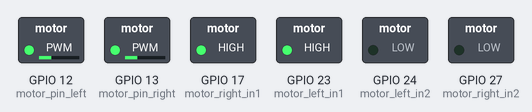
This program was run on a simulated Raspberry Pi (BCM pin numbers). Parts: switched loads named in the program (green lamp = pin HIGH). At 6.0 s the program stops and its outputs stay as they are.

Above: at 0.1 s.
At 3.1 s:
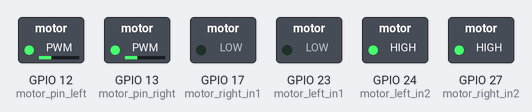
At 6.1 s:
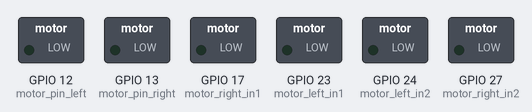
Timing chart, 0 to 7.5 s (numbered marks = the images above):
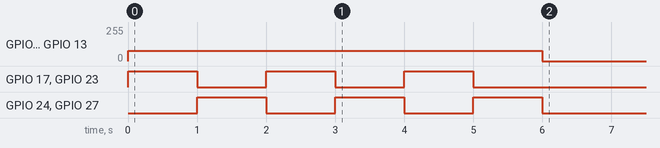

The program:

motor_pwm_clockwise_and_counter.py
```python
#!/usr/bin/python
import RPi.GPIO as GPIO
import time

GPIO.setmode(GPIO.BCM)

motor_pin_right = 13 #12
motor_right_in1 = 17 #23
motor_right_in2 = 27 #24
GPIO.setup(motor_pin_right, GPIO.OUT)
GPIO.setup(motor_right_in1, GPIO.OUT)
GPIO.setup(motor_right_in2, GPIO.OUT)

motor_pin_left = 12
motor_left_in1 = 23
motor_left_in2 = 24
GPIO.setup(motor_pin_left, GPIO.OUT)
GPIO.setup(motor_left_in1, GPIO.OUT)
GPIO.setup(motor_left_in2, GPIO.OUT)

servo_left = GPIO.PWM(motor_pin_left, 50)
servo_right = GPIO.PWM(motor_pin_right, 50)
servo_right.start(0)
servo_left.start(0)

for i in range(3):
    GPIO.output(motor_right_in1, GPIO.HIGH)
    GPIO.output(motor_right_in2, GPIO.LOW)
    servo_right.ChangeDutyCycle(30)
    GPIO.output(motor_left_in1, GPIO.HIGH)
    GPIO.output(motor_left_in2, GPIO.LOW)
    servo_left.ChangeDutyCycle(30)
    time.sleep(1)

    GPIO.output(motor_right_in1, GPIO.LOW)
    GPIO.output(motor_right_in2, GPIO.HIGH)
    servo_right.ChangeDutyCycle(30)
    GPIO.output(motor_left_in1, GPIO.LOW)
    GPIO.output(motor_left_in2, GPIO.HIGH)
    servo_left.ChangeDutyCycle(30)
    time.sleep(1)

servo_right.stop()
servo_left.stop()
GPIO.cleanup()
```

Measured:
- by itself, GPIO 12 (motor_pin_left), GPIO 13 (motor_pin_right): 0/255 → 77/255 at 0.00 s, → 0/255 6.0 s later
- by itself, GPIO 17 (motor_right_in1), GPIO 23 (motor_left_in1): alternates HIGH for 1.0 s and LOW for 1.0 s, 6 changes in all, then stays LOW
- by itself, GPIO 24 (motor_left_in2), GPIO 27 (motor_right_in2): alternates HIGH for 1.0 s and LOW for 1.0 s
